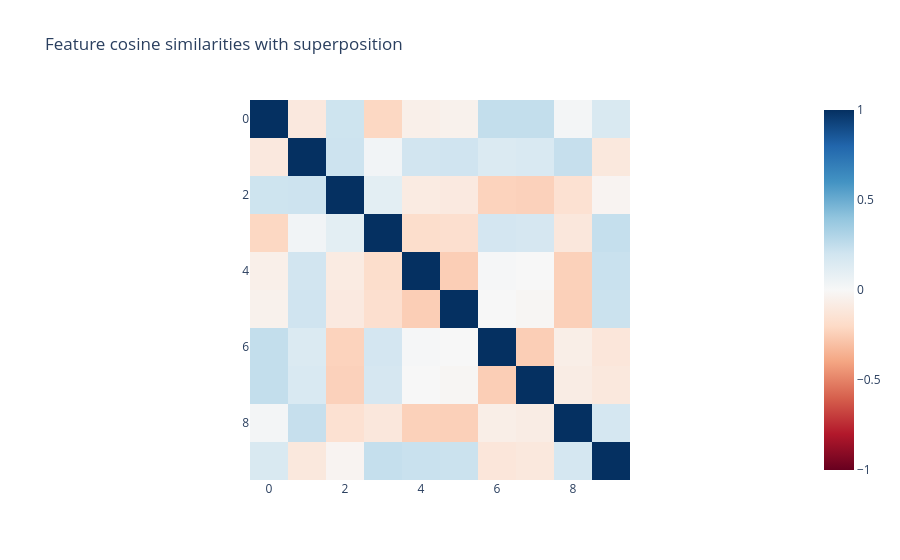

The cell this chart's notebook holds for it:
### Markdown cell above
## Cell 29: Superposition Noise

We can create superposition noise by creating a feature dictionary with more features than hidden dimensions, so it's not possible to have them all be mutually orthongonal. By default, the `FeatureDictionary` will still try to make all the features as orthogonal as possible.

### Code cell
import plotly.express as px
from sae_lens.util import cosine_similarities

super_dict = FeatureDictionary(
    num_features=10,
    hidden_dim=8,
)

px.imshow(
    cosine_similarities(super_dict.feature_vectors).detach(),
    zmin=-1,
    zmax=1,
    color_continuous_scale="rdbu",
    title="Feature cosine similarities with superposition",
)

### Figure 1 — Plotly figure (JSON) as saved in the notebook; plotly's stock layout.template omitted (floating-point values rounded to 4 significant figures)
{"data": [{"coloraxis": "coloraxis", "hovertemplate": "x: %{x}<br>y: %{y}<br>color: %{z}<extra></extra>", "name": "0", "type": "heatmap", "xaxis": "x", "yaxis": "y", "z": [[1.0, -0.106, 0.2092, -0.2115, -0.05655, -0.04413, 0.2459, 0.243, 0.02239, 0.1583], [-0.106, 1.0, 0.2127, 0.03097, 0.1966, 0.2042, 0.1449, 0.1559, 0.2351, -0.1082], [0.2092, 0.2127, 1.0, 0.1041, -0.08601, -0.0978, -0.2304, -0.2354, -0.1551, -0.02651], [-0.2115, 0.03097, 0.1041, 1.0, -0.1776, -0.1685, 0.1842, 0.1745, -0.1137, 0.237], [-0.05655, 0.1966, -0.08601, -0.1776, 1.0, -0.2497, 0.01192, -0.001915, -0.2375, 0.2243], [-0.04413, 0.2042, -0.0978, -0.1685, -0.2497, 1.0, -0.0007659, -0.01459, -0.2412, 0.2184], [0.2459, 0.1449, -0.2304, 0.1842, 0.01192, -0.0007659, 1.0, -0.2496, -0.06674, -0.121], [0.243, 0.1559, -0.2354, 0.1745, -0.001915, -0.01459, -0.2496, 1.0, -0.07997, -0.1087], [0.02239, 0.2351, -0.1551, -0.1137, -0.2375, -0.2412, -0.06674, -0.07997, 1.0, 0.1785], [0.1583, -0.1082, -0.02651, 0.237, 0.2243, 0.2184, -0.121, -0.1087, 0.1785, 1.0]]}], "layout": {"coloraxis": {"cmax": 1, "cmin": -1, "colorscale": [[0, "rgb(103,0,31)"], [0.1, "rgb(178,24,43)"], [0.2, "rgb(214,96,77)"], [0.3, "rgb(244,165,130)"], [0.4, "rgb(253,219,199)"], [0.5, "rgb(247,247,247)"], [0.6, "rgb(209,229,240)"], [0.7, "rgb(146,197,222)"], [0.8, "rgb(67,147,195)"], [0.9, "rgb(33,102,172)"], [1, "rgb(5,48,97)"]]}, "title": {"text": "Feature cosine similarities with superposition"}, "xaxis": {"anchor": "y", "constrain": "domain", "domain": [0, 1], "scaleanchor": "y"}, "yaxis": {"anchor": "x", "autorange": "reversed", "constrain": "domain", "domain": [0, 1]}}}
